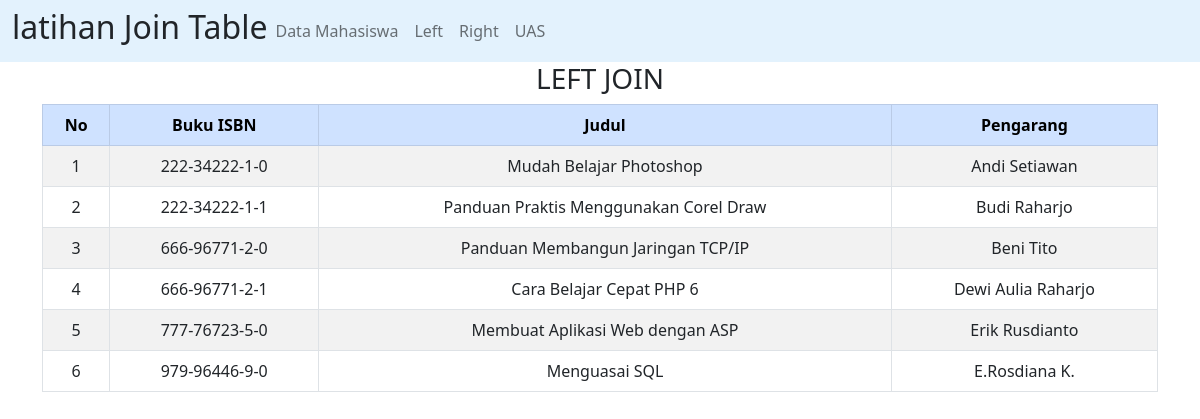
The page /left.php on the database its author committed.
### tables this page shows
CREATE TABLE `buku` (
  `buku_isbn` char(13) NOT NULL,
  `buku_judul` varchar(75) DEFAULT NULL,
  `penerbit_id` char(4) DEFAULT NULL,
  `buku_tglterbit` date DEFAULT NULL,
  `buku_jmlhalaman` int(11) DEFAULT NULL,
  `buku_harga` decimal(10,0) DEFAULT NULL,
  `pengarang_id` char(3) NOT NULL,
  `kategori_id` int(11) NOT NULL,
  `stok` varchar(50) NOT NULL
);

CREATE TABLE `pengarang` (
  `pengarang_id` char(3) NOT NULL,
  `pengarang_nama` varchar(50) DEFAULT NULL
);

### koneksi.php (called while the page is built)
<?php
$dbHost = "localhost";
$dbUsername = 'root';
$dbPassword = '';
$dbName = 'db_buku';
$conn = mysqli_connect($dbHost, $dbUsername, $dbPassword, $dbName) or die('Koneksi Gagal');
function query($query)
{
  global $conn;
  $result = mysqli_query($conn, $query);
  $rows = [];
  while ($row = mysqli_fetch_assoc($result)) {
    $rows[] = $row;
  }
  return $rows;
}

### left.php (the view, shortened to what this page needs)
<?php
require 'koneksi.php';
$sql = query("SELECT * FROM buku AS
A LEFT JOIN pengarang AS B ON
A.pengarang_id=B.pengarang_id
ORDER
BY buku_isbn ASC ");
?>
<!DOCTYPE html>
<html lang="en">
<head>
  <link href="https://cdn.jsdelivr.net/npm/bootstrap@5.0.2/dist/css/bootstrap.min.css" rel="stylesheet"
>
</head>
<body>
  <?php require('nav.php'); ?>
  <div class="container">
    <div class="text-center">
      <h3>LEFT JOIN</h3>
    </div>
    <table class="table table-bordered table-striped table-hover">
      <thead>
        <tr class="table-primary">
          <th class="text-center">No</th>
          <th class="text-center">Buku ISBN</th>
          <th class="text-center">Judul</th>
          <th class="text-center">Pengarang</th>
        </tr>
      </thead>
      <?php $nomor = 1;  ?>
      <?php foreach ($sql as $data) : ?>
      <tr>
        <td class="text-center"><?= $nomor; ?></td>
        <td class="text-center"><?= $data['buku_isbn']; ?></td>
        <td class="text-center"><?= $data['buku_judul']; ?></td>
        <td class="text-center"><?= $data['pengarang_nama']; ?></td>
      </tr>
      <?php $nomor++; ?>
      <?php endforeach; ?>
    </table>
  </div>
</body>
</html>

### rows shown on the page
buku: buku_isbn "222-34222-1-0", buku_judul "Mudah Belajar Photoshop", pengarang.pengarang_nama "Andi Setiawan"
buku: buku_isbn "222-34222-1-1", buku_judul "Panduan Praktis Menggunakan Corel Draw", pengarang.pengarang_nama "Budi Raharjo"
buku: buku_isbn "666-96771-2-0", buku_judul "Panduan Membangun Jaringan TCP/IP", pengarang.pengarang_nama "Beni Tito"
buku: buku_isbn "666-96771-2-1", buku_judul "Cara Belajar Cepat PHP 6", pengarang.pengarang_nama "Dewi Aulia Raharjo"
buku: buku_isbn "777-76723-5-0", buku_judul "Membuat Aplikasi Web dengan ASP", pengarang.pengarang_nama "Erik Rusdianto"
buku: buku_isbn "979-96446-9-0", buku_judul "Menguasai SQL", pengarang.pengarang_nama "E.Rosdiana K."
